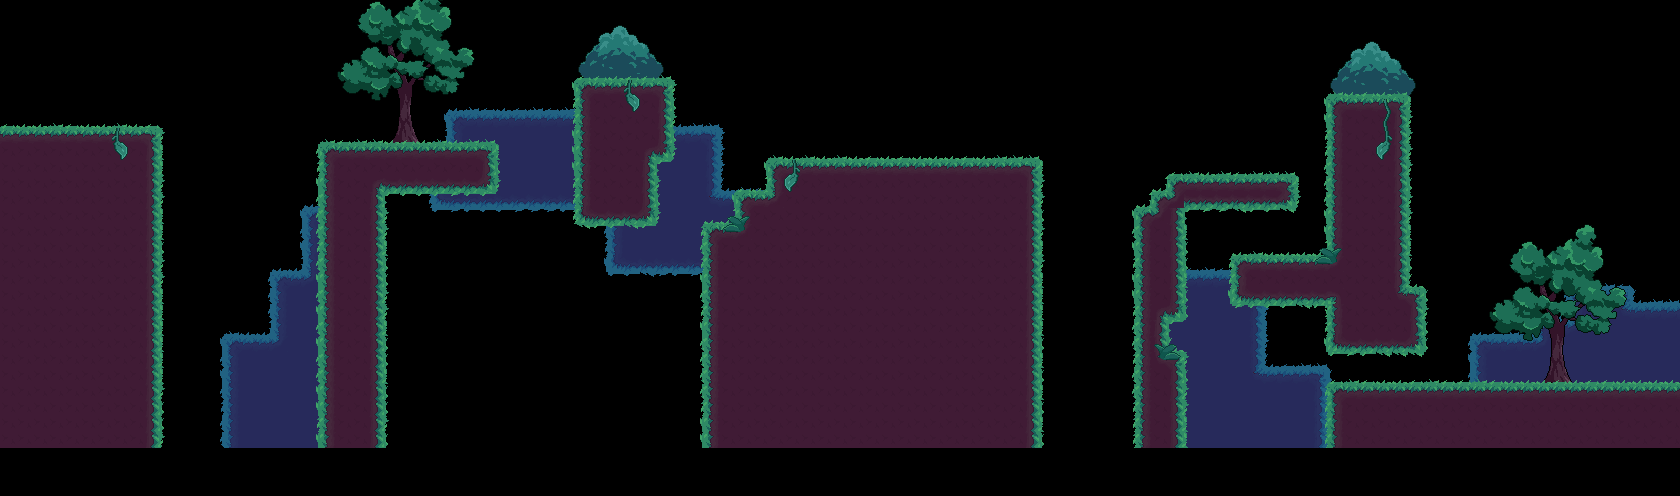

Rendered tile map (Tiled .tmx) drawn with the repository's tilesets; below, a short description and the map source with its tile grids summarised:
An orthogonal 105x31 tile map with 16x16 px tiles, 5 tile layers (decor_bg_loin, decor_bg, ground, decor, ...), 4 tilesets and 25 objects (7x StaticCloud, 3x Checkpoint, 2x Tornado, Spawn, End, ...).

<map version="1.5" tiledversion="1.7.2" orientation="orthogonal" renderorder="right-down" width="105" height="31" tilewidth="16" tileheight="16" infinite="0" nextlayerid="16" nextobjectid="152">
 <editorsettings>
  <export target="level_05.json" format="json" />
 </editorsettings>
 <tileset firstgid="1" name="tileset" tilewidth="16" tileheight="16" tilecount="600" columns="30">
  <image source="../assets/tileset.png" trans="ff00ff" width="480" height="320" />
 </tileset>
 <tileset firstgid="601" name="bg_test" tilewidth="480" tileheight="320" tilecount="1" columns="0">
  <grid orientation="orthogonal" width="1" height="1" />
  <tile id="0">
   <image width="480" height="320" source="../assets/bg_test.png" />
  </tile>
 </tileset>
 <tileset firstgid="602" name="bg_test_2" tilewidth="480" tileheight="320" tilecount="1" columns="0">
  <grid orientation="orthogonal" width="1" height="1" />
  <tile id="0">
   <image width="480" height="320" source="../assets/bg_test_2.png" />
  </tile>
 </tileset>
 <tileset firstgid="603" name="bg_test_3" tilewidth="480" tileheight="320" tilecount="1" columns="0">
  <grid orientation="orthogonal" width="1" height="1" />
  <tile id="0">
   <image width="480" height="320" source="../assets/bg_test_3.png" />
  </tile>
 </tileset>
 <objectgroup id="14" name="bg" visible="0">
  <object id="68" gid="601" x="-3.66667" y="483.333" width="530.667" height="357.333" />
  <object id="69" gid="602" x="5" y="459" width="480" height="320" />
  <object id="70" gid="603" x="2" y="512" width="480" height="320" />
 </objectgroup>
 <layer id="13" name="decor_bg_loin" width="105" height="31">
  <data>[3255 cells, 486 non-empty, 25 distinct tile ids]</data>
 </layer>
 <layer id="10" name="decor_bg" width="105" height="31">
  <data>[3255 cells, 195 non-empty, 101 distinct tile ids]</data>
 </layer>
 <layer id="1" name="ground" width="105" height="31">
  <data>[3255 cells, 963 non-empty, 13 distinct tile ids]</data>
 </layer>
 <layer id="2" name="decor" width="105" height="31">
  <data>[3255 cells, 306 non-empty, 20 distinct tile ids]</data>
 </layer>
 <layer id="12" name="decor_fg" width="105" height="31">
  <data>[3255 cells, 12 non-empty, 4 distinct tile ids]</data>
 </layer>
 <objectgroup id="3" name="player_points">
  <object id="15" name="Spawn" x="39.3633" y="116">
   <point />
  </object>
  <object id="96" name="End" x="1656.33" y="373.667">
   <properties>
    <property name="NextScene" value="Level06" />
   </properties>
   <point />
  </object>
 </objectgroup>
 <objectgroup id="15" name="birds_points">
  <object id="147" x="597.75" y="63.7917">
   <properties>
    <property name="name" value="bird_purple" />
    <property name="xfaceLeft" type="bool" value="false" />
   </properties>
   <point />
  </object>
  <object id="148" x="648.75" y="63.875">
   <properties>
    <property name="name" value="bird_purple" />
    <property name="xfaceLeft" type="bool" value="true" />
   </properties>
   <point />
  </object>
  <object id="149" x="610.625" y="63.875">
   <properties>
    <property name="name" value="bird_red" />
    <property name="xfaceLeft" type="bool" value="true" />
   </properties>
   <point />
  </object>
  <object id="150" x="1528.67" y="291">
   <properties>
    <property name="name" value="bird_orange" />
    <property name="xfaceLeft" type="bool" value="false" />
   </properties>
   <point />
  </object>
  <object id="151" x="1582" y="247">
   <properties>
    <property name="name" value="bird_purple" />
    <property name="xfaceLeft" type="bool" value="true" />
   </properties>
   <point />
  </object>
 </objectgroup>
 <objectgroup id="9" name="dialogs_points">
  <properties>
   <property name="Number" type="int" value="0" />
  </properties>
  <object id="131" name="Dialog" x="95" y="117.25">
   <properties>
    <property name="Number" type="int" value="3" />
    <property name="Personnage" value="Wind" />
   </properties>
   <point />
  </object>
 </objectgroup>
 <objectgroup id="5" name="checkpoints">
  <object id="123" name="Checkpoint" x="136.083" y="117.417">
   <point />
  </object>
  <object id="142" name="Checkpoint" x="719" y="220">
   <point />
  </object>
  <object id="144" name="Checkpoint" x="1344.67" y="380.667">
   <point />
  </object>
 </objectgroup>
 <objectgroup id="4" name="ennemies_points">
  <object id="134" name="Spawn" type="StaticCloud" x="833.5" y="93.5">
   <point />
  </object>
  <object id="135" name="Spawn" type="StaticCloud" x="861.833" y="93.3333">
   <point />
  </object>
  <object id="136" name="Spawn" type="StaticCloud" x="890.833" y="92.6667">
   <point />
  </object>
  <object id="137" name="Spawn" type="StaticCloud" x="918.25" y="93">
   <point />
  </object>
  <object id="138" name="Spawn" type="StaticCloud" x="946.083" y="92.6667">
   <point />
  </object>
  <object id="139" name="Spawn" type="StaticCloud" x="972.5" y="92.6667">
   <point />
  </object>
  <object id="140" name="Spawn" type="StaticCloud" x="996.584" y="92.75">
   <point />
  </object>
  <object id="143" name="Spawn" type="Cloud" x="1448" y="318">
   <point />
  </object>
  <object id="145" name="Spawn" type="Tornado" x="1232.67" y="173.333">
   <properties>
    <property name="maxX" type="int" value="1280" />
    <property name="minX" type="int" value="1180" />
   </properties>
   <point />
  </object>
  <object id="146" name="Spawn" type="Tornado" x="1276.67" y="252.667">
   <properties>
    <property name="maxX" type="int" value="1310" />
    <property name="minX" type="int" value="1250" />
   </properties>
   <point />
  </object>
 </objectgroup>
 <objectgroup id="6" name="moving_platforms">
  <object id="132" name="Platform" x="417" y="269">
   <properties>
    <property name="dir" value="right" />
    <property name="maxX" type="float" value="670" />
    <property name="minX" type="float" value="410" />
   </properties>
   <point />
  </object>
 </objectgroup>
 <objectgroup id="7" name="plants_points" />
 <objectgroup id="8" name="fire_points" />
</map>
